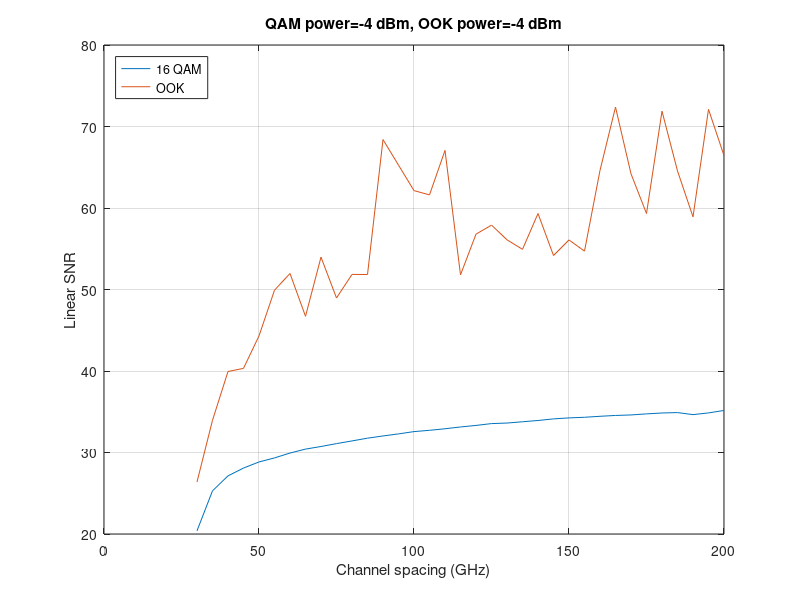

MATLAB code to generate this figure:
clc;
clear;
close all;

% Analyze results from ssf_debug_13.m

%%
load ssf_debug_13_current_result.mat
% columns: ook power, qam power, grid_ghz, ook1 snr, ook2 snr, qam snr,
% ook snr max, ook snr min
results(:, 9) = (results(:, 7)+results(:, 8))/2;


%%
figure; hold on; box on; grid on;
% plot(results(:, 7))
% plot(results(:, 8))
% plot(results(:, 6))

power_dbm_ook = -4;
power_dbm_qam = -4;
idx = (results(:, 1)==power_dbm_ook) & (results(:, 2)==power_dbm_qam);
a = results(idx, :);

plot(a(:, 3)/1e9, a(:, 6), 'displayname', '16 QAM')
% plot(a(:, 3), a(:, 7))
plot(a(:, 3)/1e9, a(:, 8), 'displayname', 'OOK')
legend('Location', 'Northwest')
title(sprintf('QAM power=%d dBm, OOK power=%d dBm', ...
    power_dbm_qam, power_dbm_ook))
xlabel('Channel spacing (GHz)')
ylabel('Linear SNR')